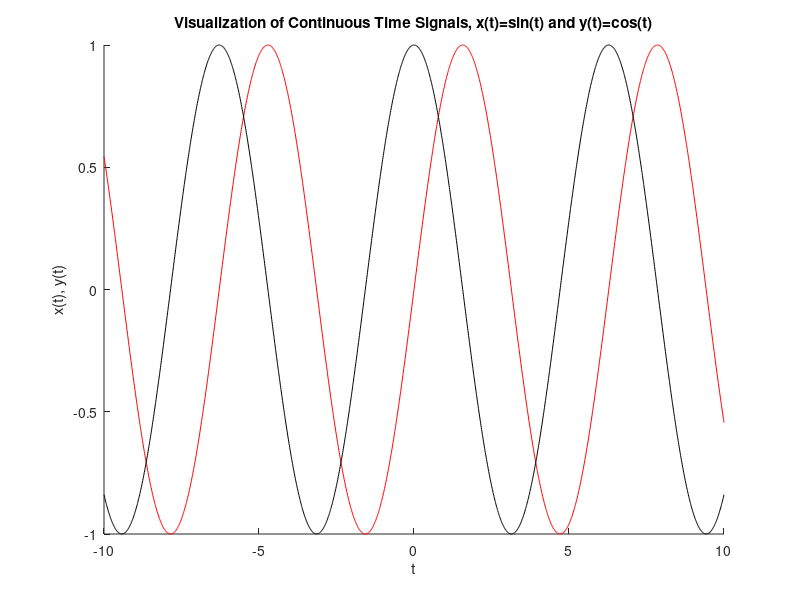

Recreate this plot in MATLAB.
hold on;
t=-10:0.01:10;
y=sin(t);
plot(t,y,'r');
z=cos(t);
plot(t,z,'k');
xlabel('t');
ylabel('x(t), y(t)');
title('Visualization of Continuous Time Signals, x(t)=sin(t) and y(t)=cos(t)');
hold off;
